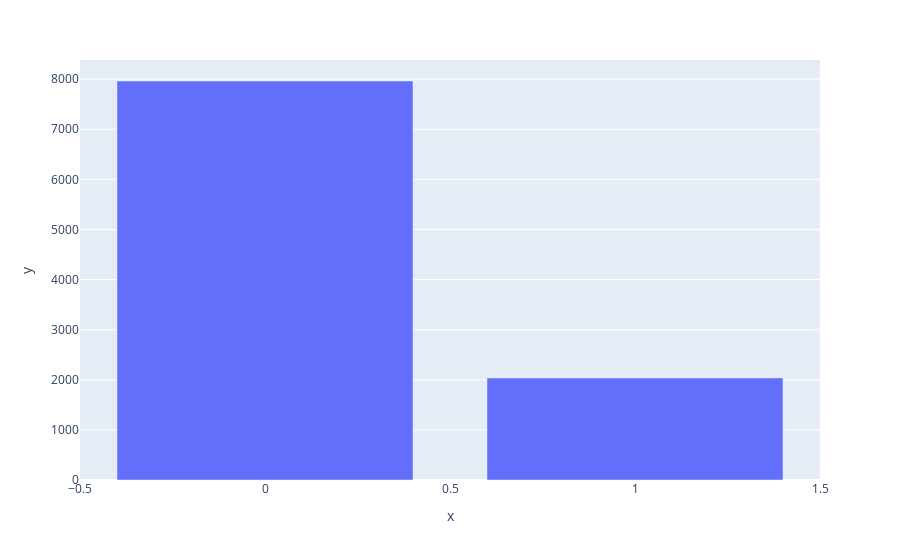

Notebook code cell kept with this figure:
### Code cell
plt.figure(figsize=(8,4))
px.bar(data_frame=df_cus_acc, x=df_cus_acc['Exited'].value_counts().index.tolist(), y=df_cus_acc['Exited'].value_counts().values.tolist())

### Figure 1 — Plotly figure (JSON) as saved in the notebook; plotly's stock layout.template omitted (floating-point values rounded to 4 significant figures)
{"data": [{"hovertemplate": "x=%{x}<br>y=%{y}<extra></extra>", "legendgroup": "", "marker": {"color": "#636efa", "pattern": {"shape": ""}}, "name": "", "orientation": "v", "showlegend": false, "textposition": "auto", "type": "bar", "x": [0, 1], "xaxis": "x", "y": [7963, 2037], "yaxis": "y"}], "layout": {"barmode": "relative", "legend": {"tracegroupgap": 0}, "margin": {"t": 60}, "xaxis": {"anchor": "y", "domain": [0, 1], "title": {"text": "x"}}, "yaxis": {"anchor": "x", "domain": [0, 1], "title": {"text": "y"}}}}
